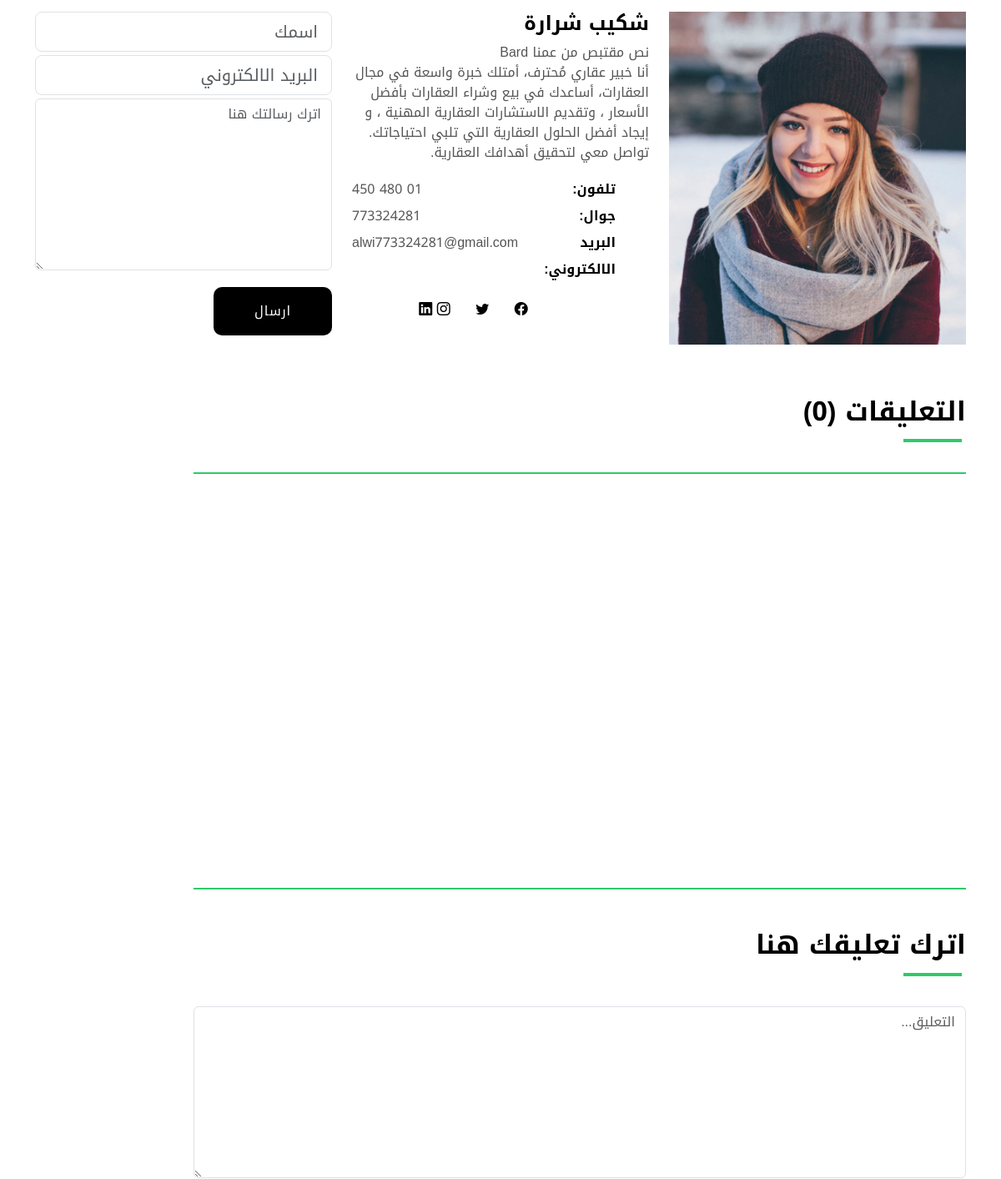
/property/property_single (middle part), run on an earlier commit of the app's database.
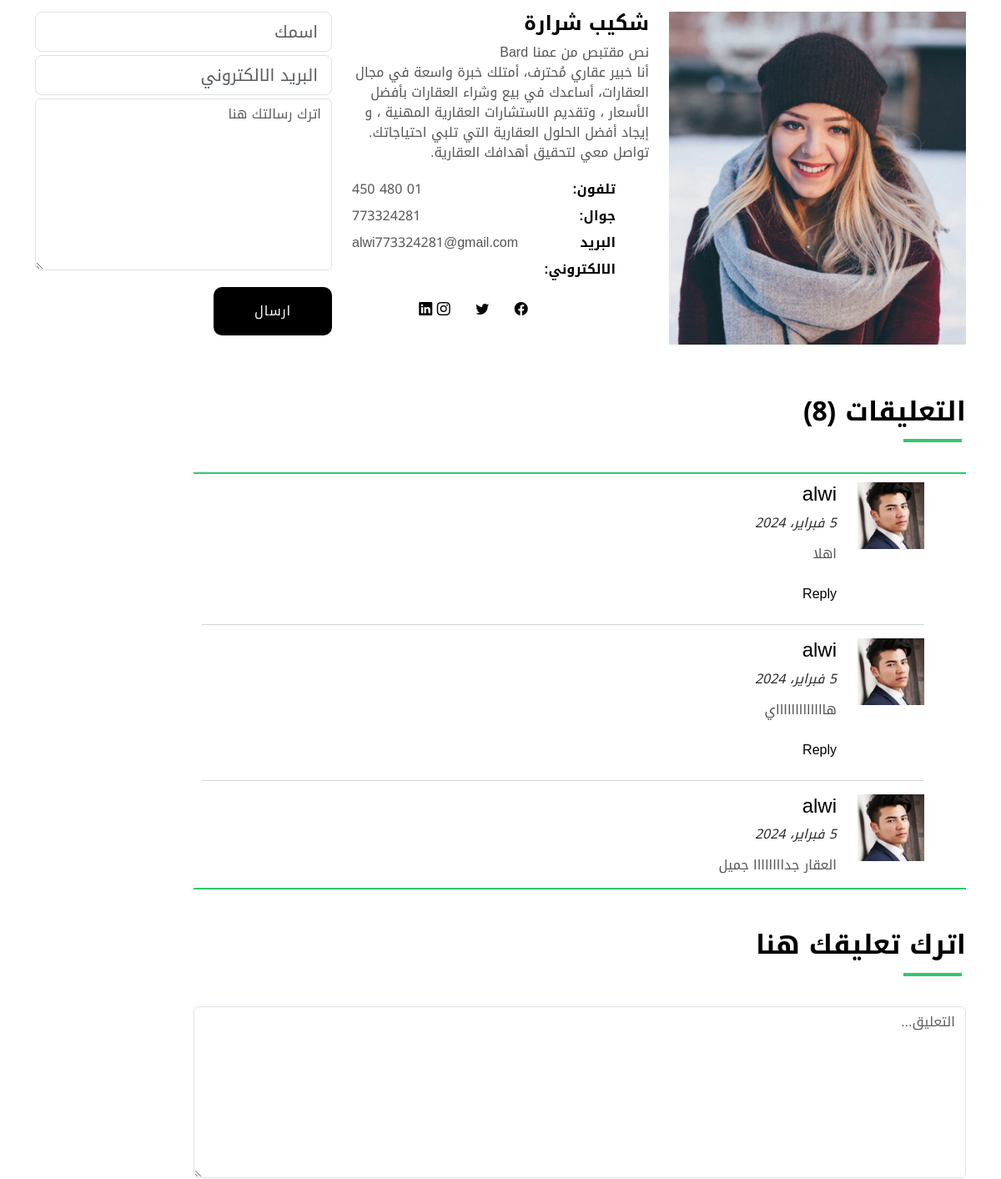
And on a later commit of the database.
### accounts/models.py (models this page shows, shortened)
class Customer(models.Model):
    user = models.OneToOneField(settings.AUTH_USER_MODEL,
                                on_delete=models.CASCADE)
    phone = models.CharField(max_length=15)
    photo = models.ImageField(upload_to='customerPhoto/%Y/%m/%d/', blank=True)

### chatting/models.py (models this page shows, shortened)
class Comment(models.Model):
    customer = models.ForeignKey(Customer,
                                 on_delete=models.DO_NOTHING,
                                 null=True)
    comment = models.TextField()
    date = models.DateField(default=timezone.now, null=True)

### property/views.py (the view)
# urls.py: path('property_single', views.property_single, name='property_single'),
def property_single(request):
    if request.method == 'POST':
        customer = Customer(id=1)
        comment = request.POST.get('message')
        data = Comment(customer=customer, comment=comment)
        data.save()
    context = {
        'cuscomment': Comment.objects.all(),
        'commentnum': Comment.objects.all().count(),
        'cust': Customer.objects.all(),
    }
    return render(request, 'property/property_single.html', context)

### templates/property/property_single.html (shortened to what the changed rows need)
{% extends 'base.html' %}
{% load static %}
{% block content %}
  <main id="main">
    <section class="property-single nav-arrow-b">
      <div class="container">
        <div class="row">
          <br>
          <br>
          <br>
          <br>
          <br>
          <br>
          <br>
          <br>
          <br>
          <br>
          <br>
          <br>
          <br>
          <br>
          <br>
          <br>
          <br>
          <br>
          <br>
          <br>
          <br>
          <br>
          <br>
          <br>
          <br>
          <div class="col-md-10 offset-md-1 col-lg-10 offset-lg-1">
            <div class="title-box-d1">
              <h3 class="title-d1" style="direction: rtl;">التعليقات ({{commentnum}})</h3>
            </div>
            <div class="box-comments" style="width: 100%; height: 500px; overflow: auto; border-top: 2px solid #2eca6a; border-bottom: 2px solid #2eca6a; padding: 10px;">
              <ul class="list-comments">
                {% for comment in cuscomment %}
                <li style="padding-bottom: 0.5rem;">
                  {% for cus in cust %}
                  <div class="comment-avatar">
                    <img src="{{cus.photo.url}}" alt="">
                  </div>
                  <div class="comment-details" style="padding-right: 25px;">
                    <h4 class="comment-author">{{cus.user.username}}</h4>
                    <span>{{comment.date}}</span>
                    <p class="comment-description">
                      {{comment.comment}}
                    </p>
                    <a href="#">Reply</a>
                  </div>
                  {% endfor %}
                </li>
                <hr>
                {% endfor %}
              </ul>
            </div>
            <br>
            <br>
            <div class="form-comments">
              <div class="title-box-d1">
              </div>
              <form class="form-a" action="{% url "property_single" %}" method="POST">
              </form>
            </div>
          </div>
        </div>
      </div>
    </section>
  </main>
{% endblock %}

What changed in the data, as far as the page shows it:
added Comment: date "5 فبراير، 2024", comment "اهلا"
now on this page (row unchanged): Customer: photo (picture), user.username "alwi"
added Comment: date "5 فبراير، 2024", comment "هاااااااااااااي"
added Comment: date "5 فبراير، 2024", comment "العقار جداااااااا جميل"
Also different on the page:
{{ commentnum }}: "0" → "8"
